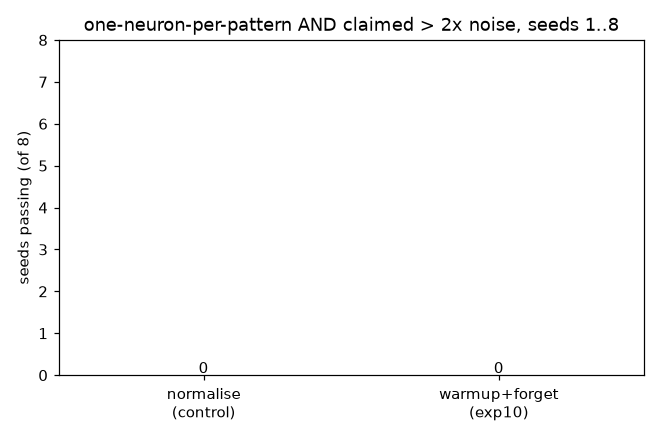

Generate this figure with Python:
"""Experiment 10: warm up, then prune -- let the network learn under normalisation, THEN forget the un-consolidated
noise. The fix for exp9's cold start.

exp8 (uniform decay) and exp9 (activity-dependent decay) both collapsed: with forgetting on from t=0, synapses decay
before any LTP can build the consolidation that would protect them, and the network dies before it learns what to
keep. But exp9's ratio metric showed the normalise baseline already reaches ~1.9x on every seed -- a near-miss of
the 2x bar. So the plan: WARM UP under normalisation for the first WARMUP_S seconds (pattern weights grow and their
consolidation c builds via LTP), THEN switch to activity-dependent forgetting so the never-consolidated noise
erodes while the protected pattern survives, pushing ~1.9x past 2x. Consolidation c decays in BOTH phases (so it
reflects RECENT reinforcement), the weight-forgetting only acts after the warmup.

MECHANISM (treatment). Each synapse carries c in [0,1]: c += CINC on each LTP event, and c *= exp(-0.1/TAUC) every
100 ms (always). For t < WARMUP_S: weight-total normalisation (exp7). For t >= WARMUP_S: w *= (1 - LEAK*(1 - c))
every 100 ms, no normalisation -- full decay when c=0 (noise), none when c=1 (consolidated pattern). Params fixed
BEFORE the run, with reasons, not tuned: WARMUP_S=60 (half the run to learn), LEAK=0.05, TAUC=5 s, CINC=0.34
(same values as exp9; the ONLY new thing is the warmup gate).

CONTROL = normalisation throughout (exp7). TREATMENT = warmup-then-forget. Same eight seeds, corrected apparatus,
(a)+(b) bar UNCHANGED. KEEP RULE fixed before the run: warmup-forgetting kept IFF it passes (a AND b) on STRICTLY
MORE of the eight seeds than the control. Recorded as is.
Run:  .venv\\Scripts\\python.exe exp10_warmup.py      Out: exp10_warmup.png
"""
import matplotlib
matplotlib.use("Agg")
import matplotlib.pyplot as plt
import numpy as np
from brian2 import (network_operation, defaultclock, Hz, Network, NeuronGroup, PoissonGroup, SpikeGeneratorGroup,
                    SpikeMonitor, Synapses, ms, mV, prefs, second, seed as br_seed, start_scope)

prefs.codegen.target = "numpy"
N, K, DUR = 100, 3, 120 * second
GROUPS = [range(0, 20), range(20, 40), range(40, 60)]
SEEDS = list(range(1, 9))
WMAX = 2.0
WARMUP_S, LEAK, TAUC_S, CINC = 60.0, 0.05, 5.0, 0.34
CDECAY = float(np.exp(-0.1 / TAUC_S))


def run_once(s, mechanism):
    """One run at seed s. mechanism in {'normalise','warmup_forget'}. Returns (a_and_b, claimer, spikes, ratio)."""
    start_scope()
    br_seed(s)
    rng = np.random.default_rng(s)

    noise = PoissonGroup(N, rates=5 * Hz)
    times, idx = [], []
    for t in np.arange(0.05, float(DUR / second), 0.25):
        g = rng.integers(K)
        for i in GROUPS[g]:
            times.append(t + rng.normal(0, 0.002)); idx.append(i)
    o = np.argsort(times)
    pattern = SpikeGeneratorGroup(N, np.array(idx)[o], np.array(times)[o] * second)

    out = NeuronGroup(K, """dv/dt = -v / (10*ms) : volt
                            dtheta/dt = -theta / (2000*ms) : volt""",
                      threshold="v > 5*mV + theta", reset="v = 0*mV; theta += 1*mV", method="exact")
    inhib = Synapses(out, out, on_pre="v_post = clip(v_post - 6*mV, -6*mV, 100*mV)")
    inhib.connect(condition="i != j")

    taupre = taupost = 20 * ms
    Apre = 0.01
    Apost = -Apre * 1.05
    stdp = """w : 1
              c : 1
              dapre/dt = -apre / taupre : 1 (event-driven)
              dapost/dt = -apost / taupost : 1 (event-driven)"""
    on_pre = "v_post += w * mV\napre += Apre\nw = clip(w + apost, 0, WMAX)"
    on_post = "apost += Apost\nw = clip(w + apre, 0, WMAX)\nc = clip(c + CINC, 0, 1)"
    syns = []
    for src in (noise, pattern):
        syn = Synapses(src, out, stdp, on_pre=on_pre, on_post=on_post, namespace={"CINC": CINC, "WMAX": WMAX})
        syn.connect()
        syn.w = "rand() * 0.6"
        syn.c = 0.0
        syns.append(syn)

    state = {"targets": None}

    @network_operation(dt=100 * ms)
    def homeostasis():
        for syn in syns:                                  # c always decays, so it tracks RECENT reinforcement
            syn.c = np.clip(np.array(syn.c) * CDECAY, 0, 1)
        forgetting = (mechanism == "warmup_forget") and (float(defaultclock.t / second) >= WARMUP_S)
        if forgetting:
            for syn in syns:
                syn.w = np.clip(np.array(syn.w) * (1.0 - LEAK * (1.0 - np.array(syn.c))), 0, WMAX)
            return
        tot = np.zeros(K)                                 # normalise (control always; treatment during warmup)
        for syn in syns:
            np.add.at(tot, np.array(syn.j), np.array(syn.w))
        if state["targets"] is None:
            state["targets"] = tot.copy()
            return
        for syn in syns:
            j = np.array(syn.j)
            syn.w = np.array(syn.w) * (state["targets"][j] / np.maximum(tot[j], 1e-9))

    spk = SpikeMonitor(out)
    net = Network(noise, pattern, out, inhib, syns[0], syns[1], spk, homeostasis)
    net.run(DUR)

    W = np.zeros((K, N))
    for syn in syns:
        W[np.array(syn.j), np.array(syn.i)] += np.array(syn.w)
    mean_on = np.array([[W[k, list(g)].mean() for g in GROUPS] for k in range(K)])
    noise_w = W[:, 60:].mean(1)
    claimer = mean_on.argmax(0)
    a = len(set(claimer.tolist())) == K
    b = all(mean_on[claimer[g], g] > 2 * noise_w[claimer[g]] for g in range(K))
    ratio = float(np.mean([mean_on[claimer[g], g] / max(noise_w[claimer[g]], 1e-9) for g in range(K)]))
    return bool(a and b), claimer.tolist(), [int((np.array(spk.i) == k).sum()) for k in range(K)], round(ratio, 2)


print("exp10: warmup-then-forget vs normalise across seeds %s (bar and keep rule fixed before the run)\n" % SEEDS)
norm_pass, warm_pass = 0, 0
for s in SEEDS:
    nok, nclaim, nspk, nr = run_once(s, "normalise")
    wok, wclaim, wspk, wr = run_once(s, "warmup_forget")
    norm_pass += nok
    warm_pass += wok
    print(f"seed {s}: normalise {'PASS' if nok else 'fail'} claim={nclaim} spk={nspk} ratio={nr}  |  "
          f"warmup_forget {'PASS' if wok else 'fail'} claim={wclaim} spk={wspk} ratio={wr}")

print(f"\nnormalise (control) passed {norm_pass}/{len(SEEDS)} ; warmup_forget (treatment) passed {warm_pass}/{len(SEEDS)}")
print("KEEP RULE: warmup-then-forget kept?", "YES" if warm_pass > norm_pass else
      "NO -- not strictly more seeds than the control (recorded as is)")

fig, ax = plt.subplots(figsize=(6, 4))
ax.bar(["normalise\n(control)", "warmup+forget\n(exp10)"], [norm_pass, warm_pass], color=["tab:gray", "tab:olive"])
ax.set_ylabel("seeds passing (of %d)" % len(SEEDS)); ax.set_ylim(0, len(SEEDS))
ax.set_title("one-neuron-per-pattern AND claimed > 2x noise, seeds 1..8")
for i, v in enumerate([norm_pass, warm_pass]):
    ax.text(i, v + 0.05, str(v), ha="center")
plt.tight_layout(); plt.savefig("exp10_warmup.png", dpi=110)
print("saved exp10_warmup.png")
